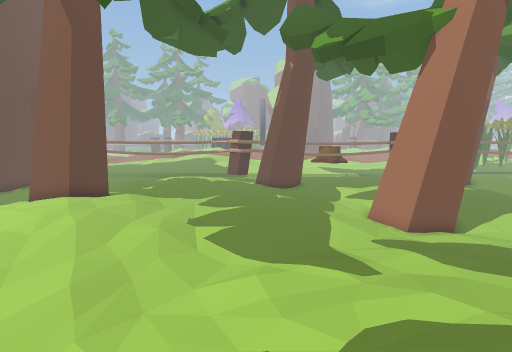
View 1 (above)

21 first-person views from a walk through a scene from a Unity 3-D project. The camera is 1.5 m above the floor, tilts 8° down and sees 90° across. The floor is counted in squares, 0.5 m on a side. Each view is taken from the middle of a square. On the plan, view 1 faces up. The plan holds only what a view shows up to about 19 squares ahead; the rest is blank. The place goes on beyond the plan.

View 2
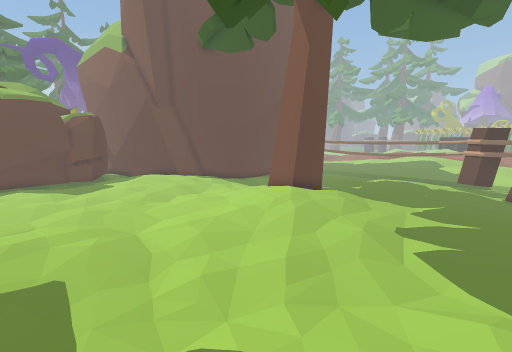

View 3
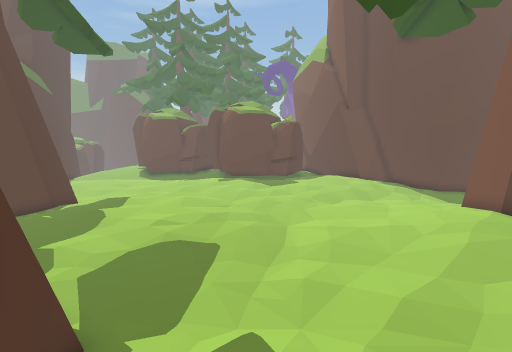

View 4
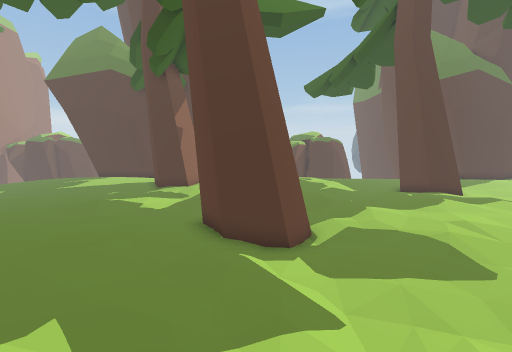

View 5
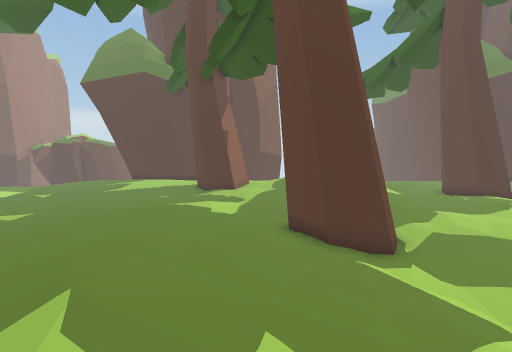

View 6
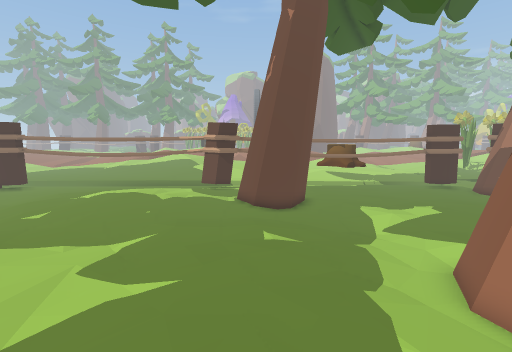

View 7
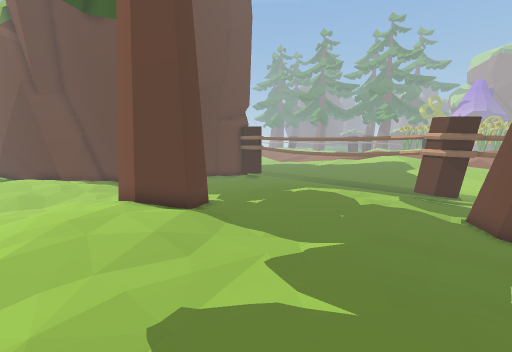

View 8
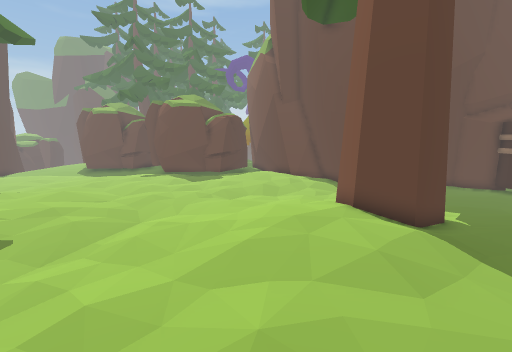

View 9
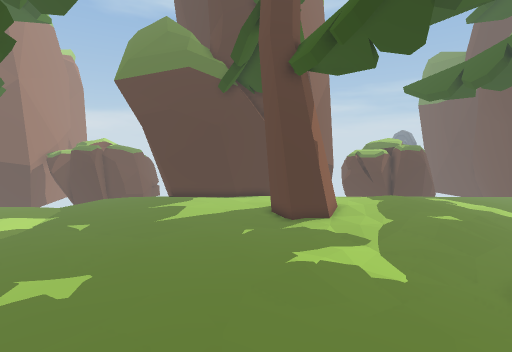

View 10
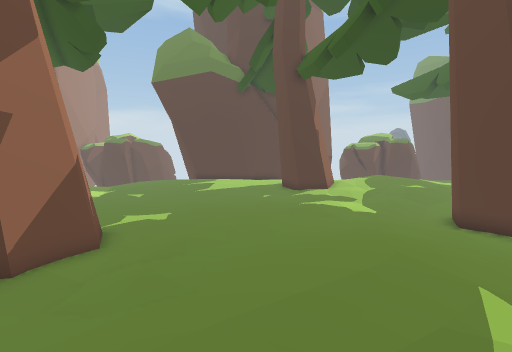

View 11
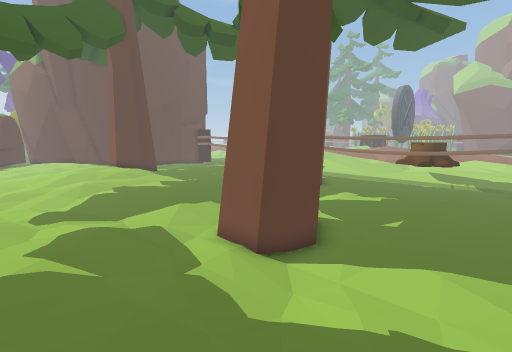

View 12
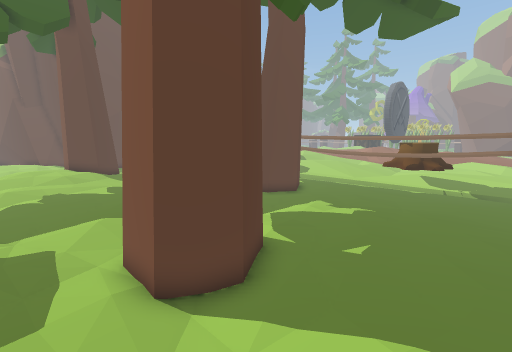

View 13
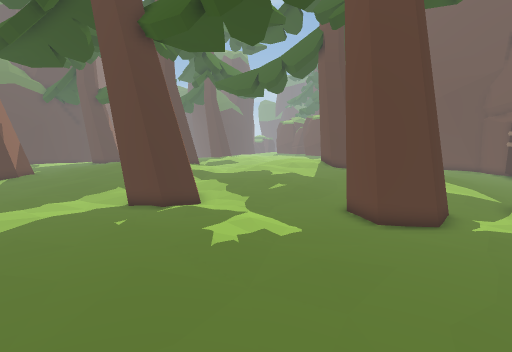

View 14
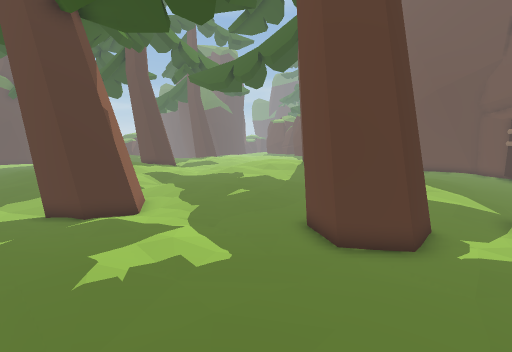

View 15
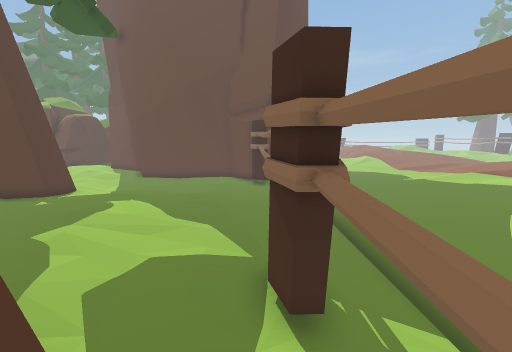

View 16
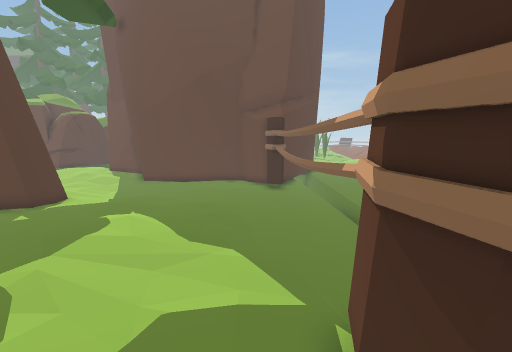

View 17
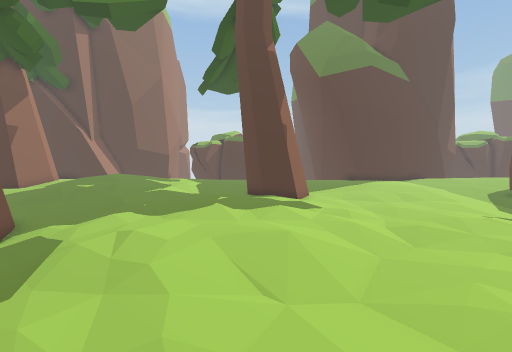

View 18
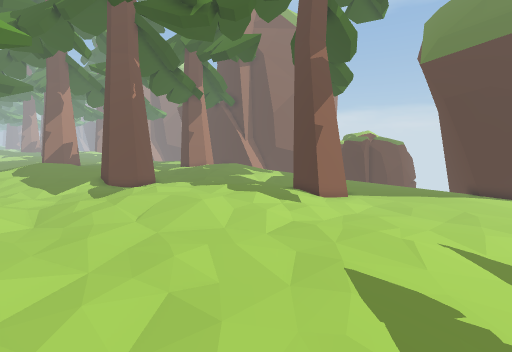

View 19
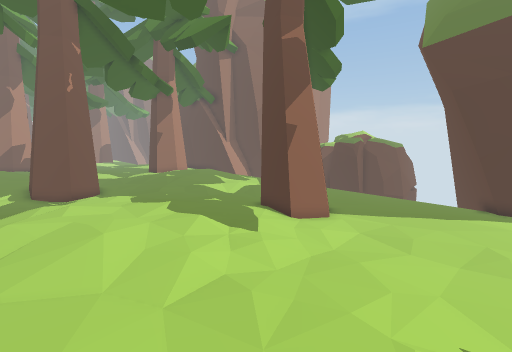

View 20
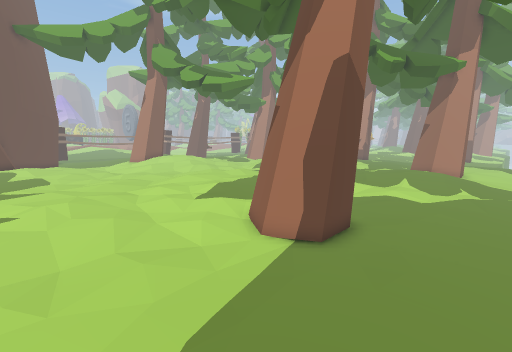

View 21
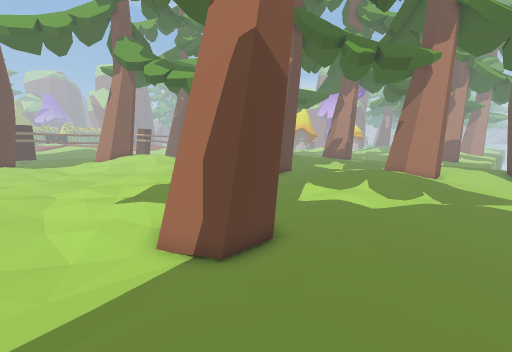

### Floor plan
Key: @ floor where view 1 was taken; # wall or solid block; . main floor; : floor 0.25 m higher than the main floor; - floor 0.25 m lower than the main floor; + floor 0.5 m higher than the main floor; * floor 0.75 m higher than the main floor; / step, stairs or slope; O other object.
Columns run from 22 left of view 1 to 13 right of it. Each row starts with its distance up from view 1.
 26                            --------#
 25                #####################
 24      ##########  ...###.............
 23     ##..............................
 22     #............::....OOO..........
 21     ##........::::::..OOOOO.........
 20     ##......:::::::::..OOOO.........
 19     ##.......::::::::..OOO..........
 18      #.......::::+:::......-........
 17      #.......::::::::......-........
 16      #.......::::::::......-........
 15     ##......::::::::::.:............
 14   ###....../OOO:::::::::............
 13  ###......:O OOO:::::::::...OOO.....
 12  # :::....:   O++::::::::...OOOO....
 11 ## :::...:: OOO+++::::::::..OOOO....
 10 ##:::::..:::++++++::::::.:..OOOO-...
  9  ::::::...:::+++++:::::.........-...
  8  ::::::...:::+++++::................
  7  :::::....::::::/:::......::........
  6  :::::....:::::::::.../:::::::::....
  5  ::::........::::::...:::::::::::...
  4 ...............:.....::::++::::::...
  3 .....................:::++++++:::::.
  2 O..:.........::.....::::++*+++:::::.
  1 O:::..:....::::......:::++++++::::/O
  0 O::.:::..:::::::.....:@:+++++:::::OO
 -1 .:::....::::::::...OOO:::++:::::::OO
 -2 .:::....::::::::...OOOO:::::::::::OO
 -3 .::::..::::::::::.OOOOO:::::::::::..
 -4 ..::...:::::::::...OOOO.:::::::::...
 -5 ........::::::.:........:::::::::...
 -6 .........:::::...........::::::::...
 -7 ............:......::::...:.........
 -8 ............:....:::::::............
 -9 ..-.--..OOO.....:::::::::...........
-10 ....---OOOO.....:::::::::OO.........
-11 .....--OOOOO....::::::::OOOO........
-12 ......--OOO....:::::+:::OOOO........
-13 .......---.......:::::::OOOO........
-14 ......----.......:::/:..............
-15 ......-----.........................
-16 ..-----------.................   ...
-17 ####------------......--------   ###

Positions as (right, up) in squares from view 1, and headings:
1: (0, 0), facing up
2: (0, 0), facing up-left
3: (1, 2), facing left
4: (-2, 6), facing down
5: (1, 6), facing down
6: (1, 7), facing up
7: (1, 8), facing up-left
8: (0, 8), facing left
9: (6, 2), facing down
10: (7, 6), facing down
11: (13, 5), facing up-left
12: (13, 8), facing up-left
13: (13, 24), facing down-left
14: (10, 24), facing down-left
15: (3, 24), facing left
16: (1, 23), facing left
17: (-12, 5), facing down
18: (-22, 4), facing down-right
19: (-21, 0), facing down-right
20: (-21, -16), facing up-right
21: (-18, -17), facing up-right
